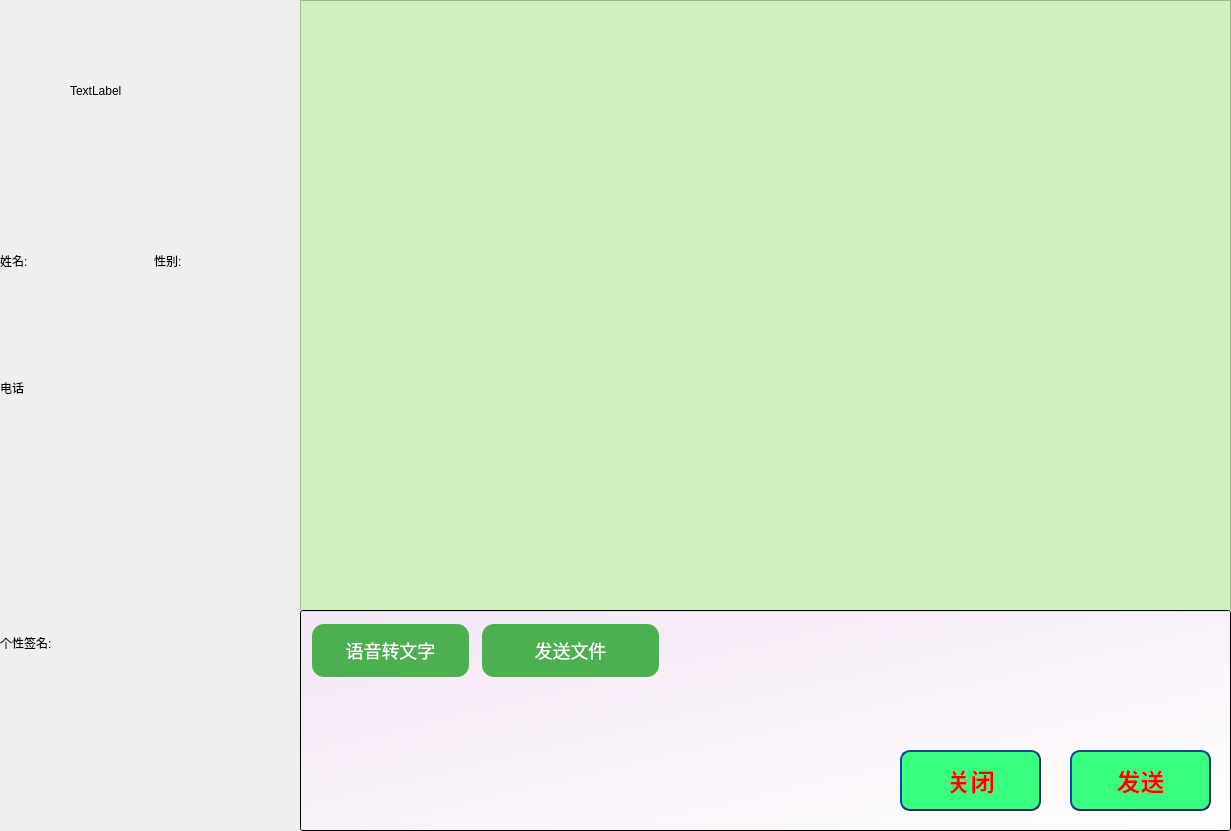
<?xml version="1.0" encoding="UTF-8"?>
<ui version="4.0">
 <class>dpchat</class>
 <widget class="QWidget" name="dpchat">
  <property name="geometry">
   <rect>
    <x>0</x>
    <y>0</y>
    <width>1231</width>
    <height>831</height>
   </rect>
  </property>
  <property name="windowTitle">
   <string>Form</string>
  </property>
  <widget class="QWidget" name="verticalLayoutWidget">
   <property name="geometry">
    <rect>
     <x>0</x>
     <y>200</y>
     <width>301</width>
     <height>631</height>
    </rect>
   </property>
   <layout class="QVBoxLayout" name="verticalLayout">
    <item>
     <layout class="QHBoxLayout" name="horizontalLayout_3">
      <item>
       <widget class="QLabel" name="label_2">
        <property name="text">
         <string>姓名:</string>
        </property>
       </widget>
      </item>
      <item>
       <widget class="QLabel" name="label">
        <property name="text">
         <string>性别:</string>
        </property>
       </widget>
      </item>
     </layout>
    </item>
    <item>
     <layout class="QHBoxLayout" name="horizontalLayout_2">
      <item>
       <widget class="QLabel" name="label_3">
        <property name="text">
         <string>电话</string>
        </property>
       </widget>
      </item>
      <item>
       <widget class="QLabel" name="label_4">
        <property name="text">
         <string/>
        </property>
       </widget>
      </item>
     </layout>
    </item>
    <item>
     <layout class="QHBoxLayout" name="horizontalLayout">
      <item>
       <widget class="QLabel" name="address">
        <property name="text">
         <string/>
        </property>
       </widget>
      </item>
      <item>
       <widget class="QLabel" name="thing">
        <property name="text">
         <string/>
        </property>
       </widget>
      </item>
     </layout>
    </item>
    <item>
     <widget class="QLabel" name="label_6">
      <property name="text">
       <string>个性签名:</string>
      </property>
     </widget>
    </item>
    <item>
     <widget class="QLabel" name="label_5">
      <property name="text">
       <string/>
      </property>
     </widget>
    </item>
   </layout>
  </widget>
  <widget class="QTextEdit" name="chattext">
   <property name="geometry">
    <rect>
     <x>300</x>
     <y>0</y>
     <width>931</width>
     <height>611</height>
    </rect>
   </property>
   <property name="styleSheet">
    <string notr="true">background-color: #D0F0C0;</string>
   </property>
   <property name="html">
    <string>&lt;!DOCTYPE HTML PUBLIC &quot;-//W3C//DTD HTML 4.0//EN&quot; &quot;http://www.w3.org/TR/REC-html40/strict.dtd&quot;&gt;
&lt;html&gt;&lt;head&gt;&lt;meta name=&quot;qrichtext&quot; content=&quot;1&quot; /&gt;&lt;style type=&quot;text/css&quot;&gt;
p, li { white-space: pre-wrap; }
&lt;/style&gt;&lt;/head&gt;&lt;body style=&quot; font-family:'Ubuntu'; font-size:11pt; font-weight:400; font-style:normal;&quot;&gt;
&lt;p align=&quot;center&quot; style=&quot;-qt-paragraph-type:empty; margin-top:0px; margin-bottom:0px; margin-left:0px; margin-right:0px; -qt-block-indent:0; text-indent:0px;&quot;&gt;&lt;br /&gt;&lt;/p&gt;&lt;/body&gt;&lt;/html&gt;</string>
   </property>
  </widget>
  <widget class="QLineEdit" name="sendmess">
   <property name="geometry">
    <rect>
     <x>300</x>
     <y>610</y>
     <width>931</width>
     <height>221</height>
    </rect>
   </property>
   <property name="styleSheet">
    <string notr="true">background: qlineargradient(x1: 0, y1: 0, x2: 1, y2: 1, stop: 0 #F3E5F5, stop: 1 #FFFFFF);</string>
   </property>
  </widget>
  <widget class="QPushButton" name="send">
   <property name="geometry">
    <rect>
     <x>1070</x>
     <y>750</y>
     <width>141</width>
     <height>61</height>
    </rect>
   </property>
   <property name="styleSheet">
    <string notr="true">QPushButton#myButton:normal/*鼠标正常时的效果*/
{
    color:#000000;
    background-color:rgb(40, 85, 20); /*改变背景色*/
    border-style:inset;/*改变边框风格*/
    padding-left:4px;
    padding-top:4px;
}
 
/*鼠标悬浮时的效果*/
QPushButton#myButton:hover
{
    color:#0000ff;
    background-color:rgb(40, 85, 20); /*改变背景色*/
    border-style:inset;/*改变边框风格*/
    padding-left:8px;
    padding-top:8px;
}
/*如果按下与悬浮想同时产生效果，hover必须写在pressed的后面*/
/*鼠标按下时的效果*/
QPushButton#myButton:pressed
{
    color:#00ff00;
    background-color:rgb(40, 85, 20); /*改变背景色*/
    border-style:inset;/*改变边框风格*/
    padding-left:6px;
    padding-top:6px;
}
 
/*鼠标不可用时的效果*/
QPushButton#myButton:disabled
{
    color:#000000;
    background-color:rgb(40, 85, 20); /*改变背景色*/
    border-style:inset;/*改变边框风格*/
    padding-left:6px;
    padding-top:6px;
}
 
QPushButton
{
    color:red; /*文字颜色*/
    background-color:rgb(56, 255, 127);/*背景色*/
    border-style:outset; /*边框风格*/
    border-width:2px;/*边框宽度*/
    border-color:rgb(10, 46,112); /*边框颜色*/
    border-radius:10px; /*边框倒角*/
    font:bold 24px; /*字体*/
    font-family: Segoe UI;
    min-width:100px;/*控件最小宽度*/
    min-height:20px;/*控件最小高度*/
    padding:4px;/*内边距*/
}
 
 
/*按钮样式*/
QPushButton:flat
{
    border:2px solid red;
}
 
/*当按钮打开菜单时：ui-&gt;pushButton-&gt;setMenu(menu)*/
QPushButton:open
{
    background-color:qlineargradient(x1: 0, y1: 0, x2: 0, y2: 1, stop:0 #abdeac, stop: 1 #fafc12);
}
 
/*子选择器：菜单*/
QPushButton::menu-indicator
{
    image:url(&quot;:/close_normal.png&quot;);
    /*image:none;去掉小三角号*/
    subcontrol-origin:padding;/*绘制subcontrol的参考矩形的位置*/
    subcontrol-position:bottom right;/*小三角的位置*/
}
 
QPushButton::menu-indicator:pressed, QPushButton::menu-indicator:open
{
    position:relative;
    top:4px;
    left:4px;
}</string>
   </property>
   <property name="text">
    <string>发送</string>
   </property>
  </widget>
  <widget class="QPushButton" name="exit">
   <property name="geometry">
    <rect>
     <x>900</x>
     <y>750</y>
     <width>141</width>
     <height>61</height>
    </rect>
   </property>
   <property name="styleSheet">
    <string notr="true">QPushButton#myButton:normal/*鼠标正常时的效果*/
{
    color:#000000;
    background-color:rgb(40, 85, 20); /*改变背景色*/
    border-style:inset;/*改变边框风格*/
    padding-left:4px;
    padding-top:4px;
}
 
/*鼠标悬浮时的效果*/
QPushButton#myButton:hover
{
    color:#0000ff;
    background-color:rgb(40, 85, 20); /*改变背景色*/
    border-style:inset;/*改变边框风格*/
    padding-left:8px;
    padding-top:8px;
}
/*如果按下与悬浮想同时产生效果，hover必须写在pressed的后面*/
/*鼠标按下时的效果*/
QPushButton#myButton:pressed
{
    color:#00ff00;
    background-color:rgb(40, 85, 20); /*改变背景色*/
    border-style:inset;/*改变边框风格*/
    padding-left:6px;
    padding-top:6px;
}
 
/*鼠标不可用时的效果*/
QPushButton#myButton:disabled
{
    color:#000000;
    background-color:rgb(40, 85, 20); /*改变背景色*/
    border-style:inset;/*改变边框风格*/
    padding-left:6px;
    padding-top:6px;
}
 
QPushButton
{
    color:red; /*文字颜色*/
    background-color:rgb(56, 255, 127);/*背景色*/
    border-style:outset; /*边框风格*/
    border-width:2px;/*边框宽度*/
    border-color:rgb(10, 46,112); /*边框颜色*/
    border-radius:10px; /*边框倒角*/
    font:bold 24px; /*字体*/
    font-family: Segoe UI;
    min-width:100px;/*控件最小宽度*/
    min-height:20px;/*控件最小高度*/
    padding:4px;/*内边距*/
}
 
 
/*按钮样式*/
QPushButton:flat
{
    border:2px solid red;
}
 
/*当按钮打开菜单时：ui-&gt;pushButton-&gt;setMenu(menu)*/
QPushButton:open
{
    background-color:qlineargradient(x1: 0, y1: 0, x2: 0, y2: 1, stop:0 #abdeac, stop: 1 #fafc12);
}
 
/*子选择器：菜单*/
QPushButton::menu-indicator
{
    image:url(&quot;:/close_normal.png&quot;);
    /*image:none;去掉小三角号*/
    subcontrol-origin:padding;/*绘制subcontrol的参考矩形的位置*/
    subcontrol-position:bottom right;/*小三角的位置*/
}
 
QPushButton::menu-indicator:pressed, QPushButton::menu-indicator:open
{
    position:relative;
    top:4px;
    left:4px;
}</string>
   </property>
   <property name="text">
    <string>关闭</string>
   </property>
  </widget>
  <widget class="QPushButton" name="changevoice">
   <property name="geometry">
    <rect>
     <x>310</x>
     <y>620</y>
     <width>161</width>
     <height>61</height>
    </rect>
   </property>
   <property name="styleSheet">
    <string notr="true">QPushButton {
    background-color: #4CAF50; /* 背景颜色 */
    border: none; /* 去掉边框 */
    color: white; /* 字体颜色 */
    padding: 15px 32px; /* 内边距 */
    text-align: center; /* 文本对齐 */
    text-decoration: none; /* 去掉下划线 */
    display: inline-block; /* 内联块 */
    font-size: 18px; /* 字体大小 */
    margin: 4px 2px; /* 外边距 */
    cursor: pointer; /* 鼠标样式 */
    border-radius: 12px; /* 圆角 */
}

QPushButton:hover {
    background-color: #45a049; /* 悬停时背景颜色 */
}

QPushButton:pressed {
    background-color: #3e8e41; /* 按下时背景颜色 */
}
</string>
   </property>
   <property name="text">
    <string>语音转文字</string>
   </property>
  </widget>
  <widget class="QPushButton" name="file">
   <property name="geometry">
    <rect>
     <x>480</x>
     <y>620</y>
     <width>181</width>
     <height>61</height>
    </rect>
   </property>
   <property name="styleSheet">
    <string notr="true">QPushButton {
    background-color: #4CAF50; /* 背景颜色 */
    border: none; /* 去掉边框 */
    color: white; /* 字体颜色 */
    padding: 15px 32px; /* 内边距 */
    text-align: center; /* 文本对齐 */
    text-decoration: none; /* 去掉下划线 */
    display: inline-block; /* 内联块 */
    font-size: 18px; /* 字体大小 */
    margin: 4px 2px; /* 外边距 */
    cursor: pointer; /* 鼠标样式 */
    border-radius: 12px; /* 圆角 */
}

QPushButton:hover {
    background-color: #45a049; /* 悬停时背景颜色 */
}

QPushButton:pressed {
    background-color: #3e8e41; /* 按下时背景颜色 */
}
</string>
   </property>
   <property name="text">
    <string>发送文件</string>
   </property>
  </widget>
  <widget class="QLabel" name="label_7">
   <property name="geometry">
    <rect>
     <x>70</x>
     <y>60</y>
     <width>161</width>
     <height>61</height>
    </rect>
   </property>
   <property name="text">
    <string>TextLabel</string>
   </property>
  </widget>
  <zorder>chattext</zorder>
  <zorder>sendmess</zorder>
  <zorder>verticalLayoutWidget</zorder>
  <zorder>send</zorder>
  <zorder>exit</zorder>
  <zorder>changevoice</zorder>
  <zorder>file</zorder>
  <zorder>label_7</zorder>
 </widget>
 <resources/>
 <connections/>
</ui>
